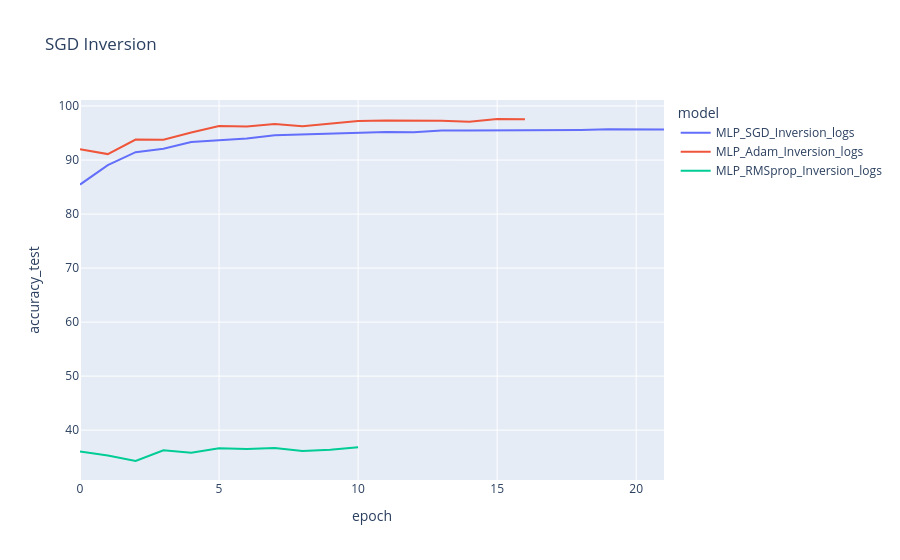

Write notebook code for a chart like this one.
### Code cell
# comparing optimzers for mlp

# all optimizers with inversion augmentation
frames = []
for name, table in mlp_data_col.items():
    if "Inversion" in name:
        frames.append(
            pd.DataFrame({
                'epoch': table['epoch'],
                'accuracy_test': table['accuracy_test'],
                'model': name
            })
        )

fig = px.line(pd.concat(frames), x="epoch", y="accuracy_test", color="model", title="SGD Inversion")
fig.show()

### Figure 1 — Plotly figure (JSON) as saved in the notebook; plotly's stock layout.template omitted (floating-point values rounded to 4 significant figures)
{"data": [{"hovertemplate": "model=MLP_SGD_Inversion_logs<br>epoch=%{x}<br>accuracy_test=%{y}<extra></extra>", "legendgroup": "MLP_SGD_Inversion_logs", "line": {"color": "#636efa", "dash": "solid"}, "marker": {"symbol": "circle"}, "mode": "lines", "name": "MLP_SGD_Inversion_logs", "orientation": "v", "showlegend": true, "type": "scatter", "x": [0, 1, 2, 3, 4, 5, 6, 7, 8, 9, 10, 11, 12, 13, 14, 15, 16, 17, 18, 19, 20, 21], "xaxis": "x", "y": [85.46, 89.07, 91.46, 92.11, 93.34, 93.7, 93.98, 94.61, 94.74, 94.84, 95.04, 95.21, 95.17, 95.47, 95.45, 95.45, 95.48, 95.56, 95.56, 95.69, 95.66, 95.67], "yaxis": "y"}, {"hovertemplate": "model=MLP_Adam_Inversion_logs<br>epoch=%{x}<br>accuracy_test=%{y}<extra></extra>", "legendgroup": "MLP_Adam_Inversion_logs", "line": {"color": "#EF553B", "dash": "solid"}, "marker": {"symbol": "circle"}, "mode": "lines", "name": "MLP_Adam_Inversion_logs", "orientation": "v", "showlegend": true, "type": "scatter", "x": [0, 1, 2, 3, 4, 5, 6, 7, 8, 9, 10, 11, 12, 13, 14, 15, 16], "xaxis": "x", "y": [91.98, 91.1, 93.8, 93.76, 95.09, 96.31, 96.19, 96.66, 96.26, 96.73, 97.24, 97.33, 97.35, 97.26, 97.09, 97.6, 97.55], "yaxis": "y"}, {"hovertemplate": "model=MLP_RMSprop_Inversion_logs<br>epoch=%{x}<br>accuracy_test=%{y}<extra></extra>", "legendgroup": "MLP_RMSprop_Inversion_logs", "line": {"color": "#00cc96", "dash": "solid"}, "marker": {"symbol": "circle"}, "mode": "lines", "name": "MLP_RMSprop_Inversion_logs", "orientation": "v", "showlegend": true, "type": "scatter", "x": [0, 1, 2, 3, 4, 5, 6, 7, 8, 9, 10], "xaxis": "x", "y": [36.06, 35.29, 34.29, 36.27, 35.81, 36.64, 36.51, 36.7, 36.14, 36.38, 36.84], "yaxis": "y"}], "layout": {"legend": {"title": {"text": "model"}, "tracegroupgap": 0}, "title": {"text": "SGD Inversion"}, "xaxis": {"anchor": "y", "domain": [0, 1], "title": {"text": "epoch"}}, "yaxis": {"anchor": "x", "domain": [0, 1], "title": {"text": "accuracy_test"}}}}
